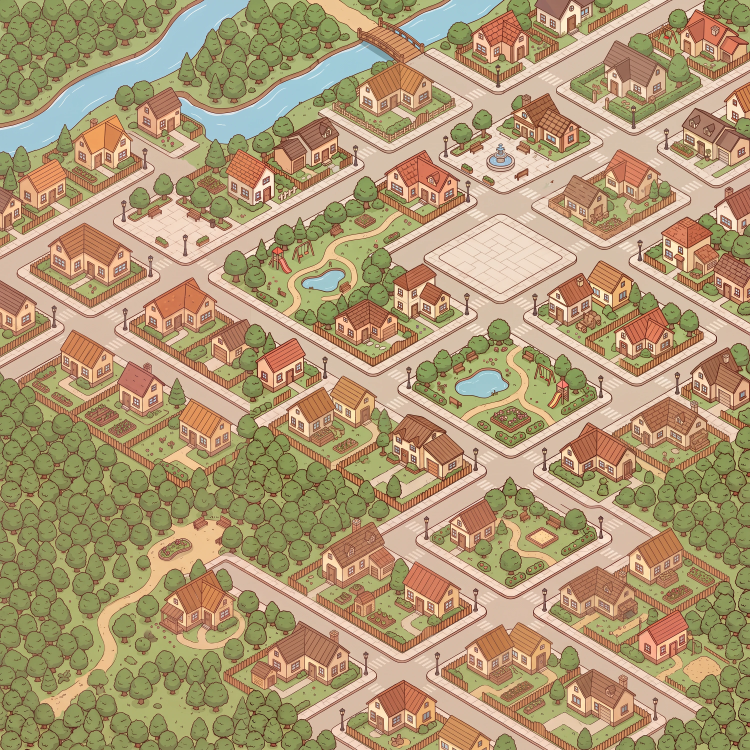
#> input picture design/town/town-map-3000.webp, 3000 x 3000 px, given in place of town-map-3000.png, which was not available (shown at 1/4 size)
$ python walks.py
#> lines starting #> are read from the running program, lines starting #| are printed output that depends on the picture; after the words box and inside, x2 and y2 are one past the last pixel; in counts of white or black regions, pixels touching at a corner belong together
"""Ищет прямые участки улиц (изометрические наклоны) для прогулок персонажей на карте 3000x3000."""
import json
import numpy as np
from PIL import Image

im = np.array(Image.open('design/town/town-map-3000.png').convert('RGB')).astype(int)
road = np.abs(im - (214, 192, 170)).max(-1) < 26
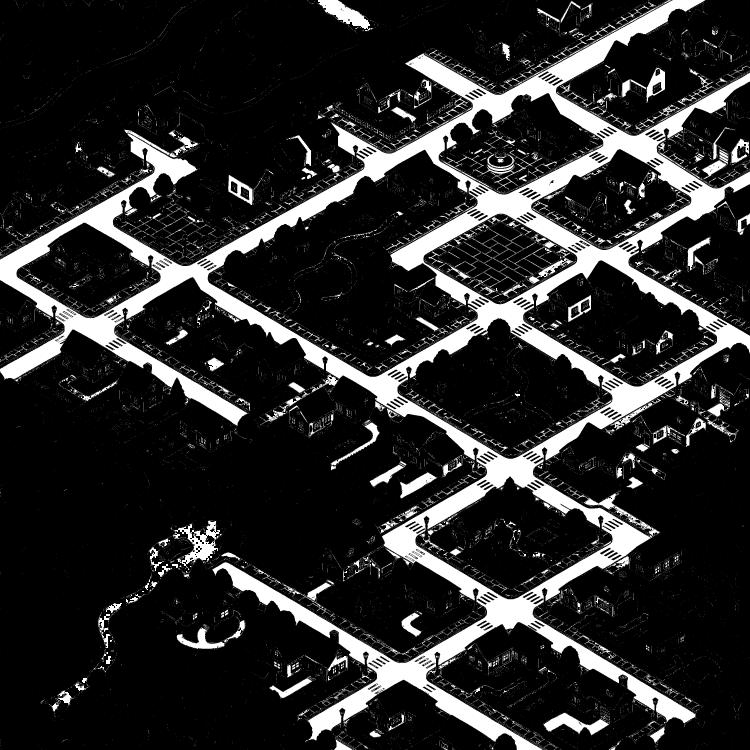
#> road: shape (3000, 3000) bool (shown at 1/4 size); 16.9% white; 45680 white regions (44228 under 20 px), largest, box (x1, y1, x2, y2) and area: (0, 0, 3000, 3000) 1117182, (698, 2082, 888, 2280) 11655, (1272, 0, 1494, 125) 10800
H, W = road.shape
#> H = 3000; W = 3000
runs = []
for k in (0.587, -0.55):
    for c in range(-2000, 4600, 6):
        xs = np.arange(0, W, 8)
        ys = (c + k * xs).astype(int)
        ok = (ys >= 8) & (ys < H - 8)
        xs, ys = xs[ok], ys[ok]
        if len(xs) < 2:
            continue
        # дорога и с запасом ±14 px поперёк (центр улицы, не край)
        good = road[ys, xs] & road[np.clip(ys - 10, 0, H - 1), xs] & road[np.clip(ys + 10, 0, H - 1), xs]
        start = None
        for i, g in enumerate(list(good) + [False]):
            if g and start is None:
                start = i
            elif not g and start is not None:
                if i - start >= 50:                     # >= 600 px по x
                    runs.append((int(xs[start]), int(ys[start]), int(xs[i - 1]), int(ys[i - 1]), i - start, k))
                start = None
#> after the loop, runs = 20 items
runs.sort(key=lambda r: -r[4])
# убрать почти совпадающие (соседние c)
picked = []
for r in runs:
    if all(abs(r[1] - p[1]) + abs(r[0] - p[0]) > 120 or r[5] != p[5] for p in picked):
        picked.append(r)
#> this loop made 20 passes
#> r on passes 1 to 12: (832, 1034, 1904, 444, 135, -0.55), (848, 1031, 1440, 705, 75, -0.55), (840, 1042, 1424, 720, 74, -0.55), (0, 1054, 520, 768, 66, -0.55), (2336, 973, 2848, 1273, 65, 0.587), (0, 1060, 512, 778, 65, -0.55), (2200, 294, 2712, 12, 65, -0.55), (1632, 1615, 2128, 1907, 63, 0.587), (32, 1030, 528, 757, 63, -0.55), (2208, 283, 2704, 10, 63, -0.55), (496, 1375, 968, 1652, 60, 0.587), (952, 986, 1424, 726, 60, -0.55)
#> after the loop, picked = 10 items, first 6: (832, 1034, 1904, 444, 135, -0.55), (0, 1054, 520, 768, 66, -0.55), (2336, 973, 2848, 1273, 65, 0.587), (2200, 294, 2712, 12, 65, -0.55), (1632, 1615, 2128, 1907, 63, 0.587), (496, 1375, 968, 1652, 60, 0.587)
for r in picked[:14]:
    print(r)
#> this loop made 10 passes
#> r on passes 1 to 10: (832, 1034, 1904, 444, 135, -0.55), (0, 1054, 520, 768, 66, -0.55), (2336, 973, 2848, 1273, 65, 0.587), (2200, 294, 2712, 12, 65, -0.55), (1632, 1615, 2128, 1907, 63, 0.587), (496, 1375, 968, 1652, 60, 0.587), (952, 986, 1424, 726, 60, -0.55), (2464, 538, 2888, 787, 54, 0.587), (896, 2263, 1320, 2512, 54, 0.587), (1192, 1351, 1592, 1586, 51, 0.587)
#| (832, 1034, 1904, 444, 135, -0.55)
#| (0, 1054, 520, 768, 66, -0.55)
#| (2336, 973, 2848, 1273, 65, 0.587)
#| (2200, 294, 2712, 12, 65, -0.55)
#| (1632, 1615, 2128, 1907, 63, 0.587)
#| (496, 1375, 968, 1652, 60, 0.587)
#| (952, 986, 1424, 726, 60, -0.55)
#| (2464, 538, 2888, 787, 54, 0.587)
#> (further printed lines are left out)
json.dump([r[:4] for r in picked[:14]], open('design/town/walks.json', 'w'))

$ run again, with design/town/bakery.png saved as design/town/town-map-3000.webp
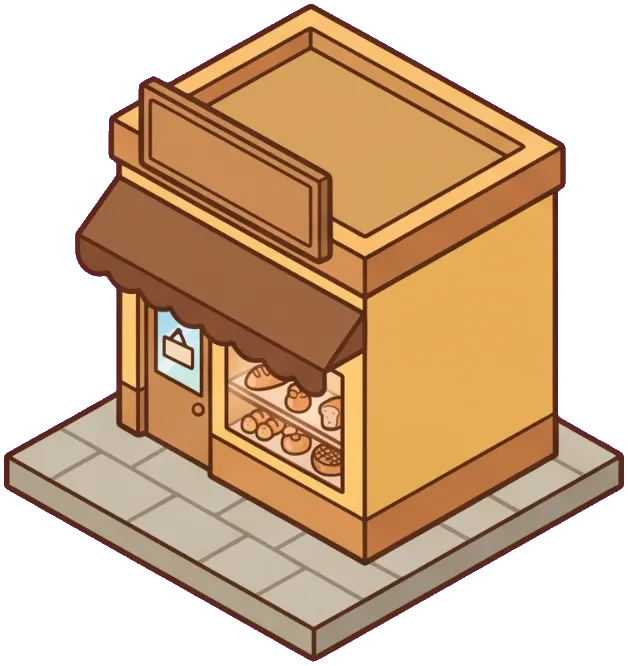
#> input picture design/town/bakery.png, 628 x 666 px, given in place of town-map-3000.png, which was not available
#> `im = np.array(Image.open('design/town/town-map-3000.png').convert('RGB..`:
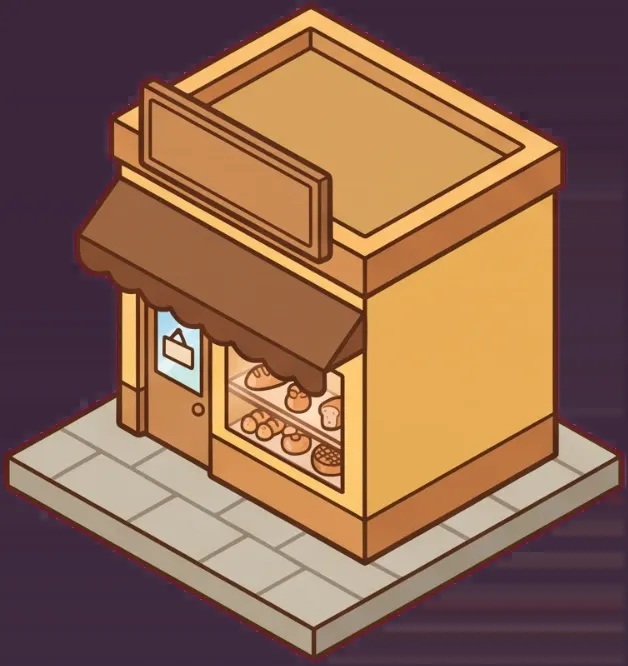
#> im: shape (666, 628, 3) int64; mean R, G, B 138, 100.3, 79
#> `road = np.abs(im - (214, 192, 170)).max(-1) < 26`:
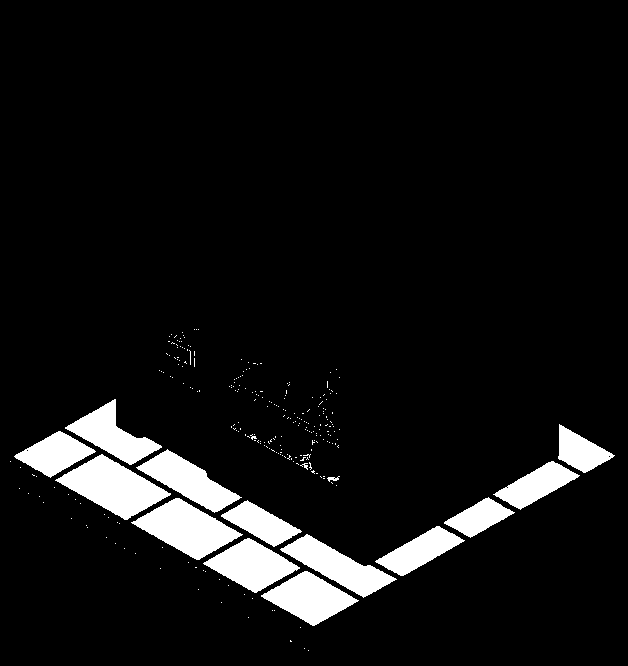
#> road: shape (666, 628) bool; 7.5% white; 268 white regions (253 under 20 px), largest, box (x1, y1, x2, y2) and area: (55, 454, 171, 520) 3705, (131, 498, 243, 560) 3440, (280, 534, 397, 598) 2820
#> after the loop `for k in (0.587, -0.55):`: runs = []

$ run again, with design/town/cheburek.png saved as design/town/town-map-3000.webp
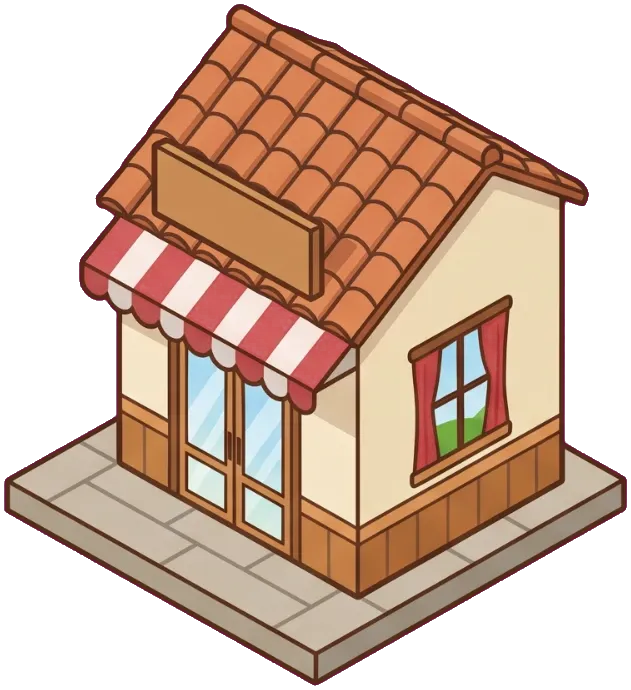
#> input picture design/town/cheburek.png, 631 x 690 px, given in place of town-map-3000.png, which was not available
#> `im = np.array(Image.open('design/town/town-map-3000.png').convert('RGB..`:
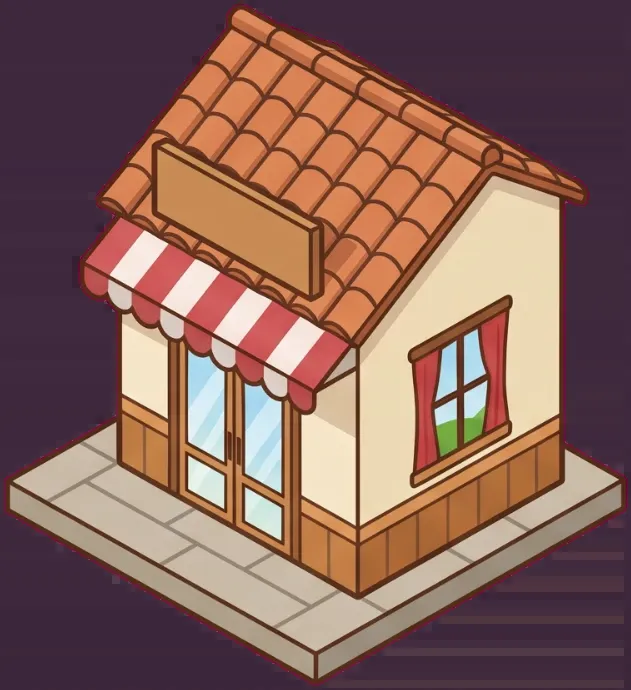
#> im: shape (690, 631, 3) int64; mean R, G, B 134.5, 98.7, 90
#> `road = np.abs(im - (214, 192, 170)).max(-1) < 26`:
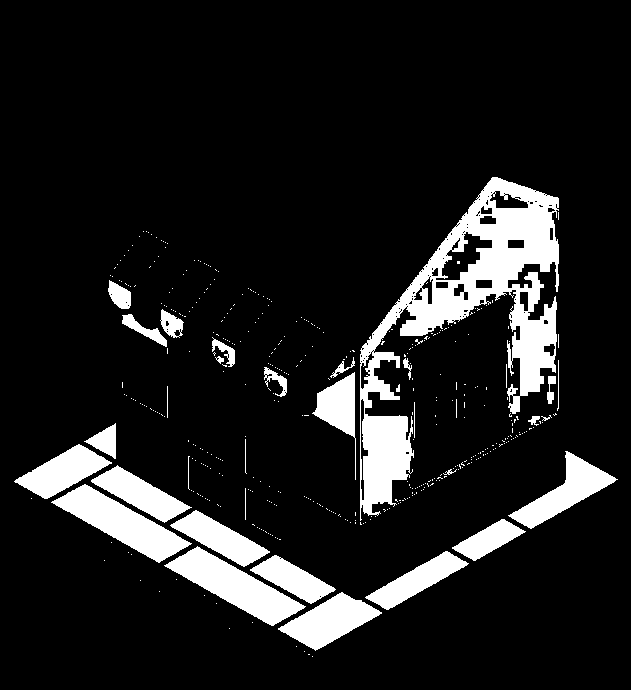
#> road: shape (690, 631) bool; 12% white; 439 white regions (406 under 20 px), largest, box (x1, y1, x2, y2) and area: (360, 177, 559, 521) 20483, (164, 546, 306, 626) 4176, (51, 484, 192, 563) 4062
#> after the loop `for k in (0.587, -0.55):`: runs = []
